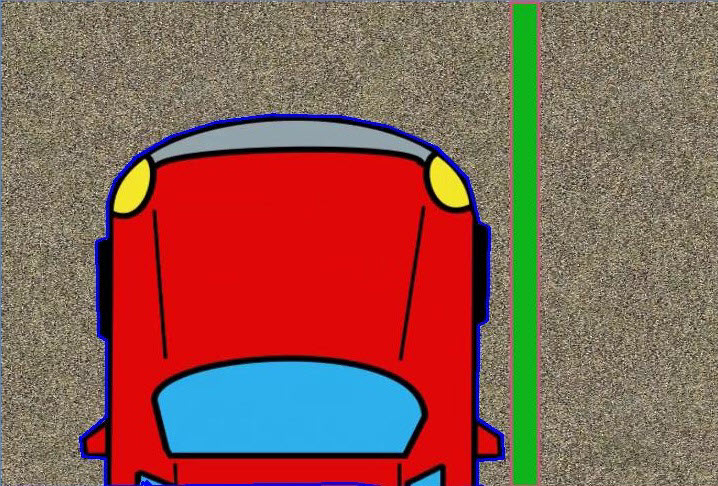
#> input picture source/intersection_test.jpg, 718 x 486 px
$ python intersection.py --image intersection_test.jpg   (older library calls are emulated)
#> lines starting #> are read from the running program, lines starting #| are printed output that depends on the picture; after the words box and inside, x2 and y2 are one past the last pixel; in counts of white or black regions, pixels touching at a corner belong together
import numpy as np
import argparse
import cv2

def nothing(x):
    pass

ap = argparse.ArgumentParser()
ap.add_argument("-i", "--image", type=str, required=True)
args = vars(ap.parse_args())

img = cv2.imread(args["image"], 0)
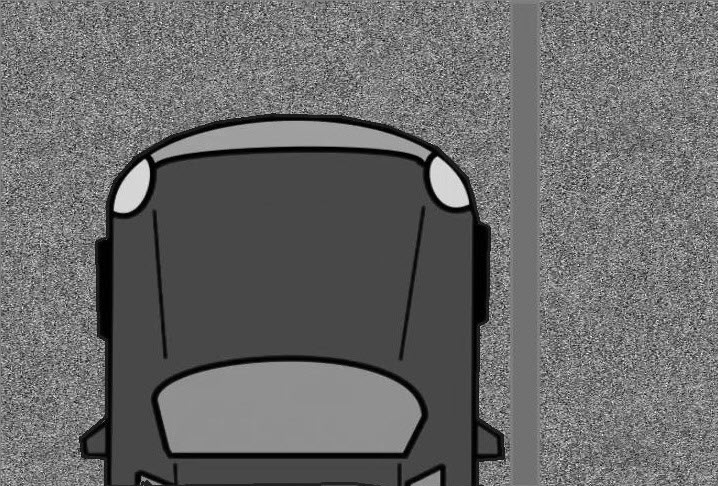
#> img: shape (486, 718); min 0, max 254, mean 105.7
cv2.namedWindow('Treshed')
cv2.createTrackbar('Treshold','Treshed',0,255,nothing)

while(1):
    clone = img.copy()
    r = cv2.getTrackbarPos('Treshold','Treshed')
    ret,gray_threshed = cv2.threshold(clone,r,255,cv2.THRESH_BINARY)
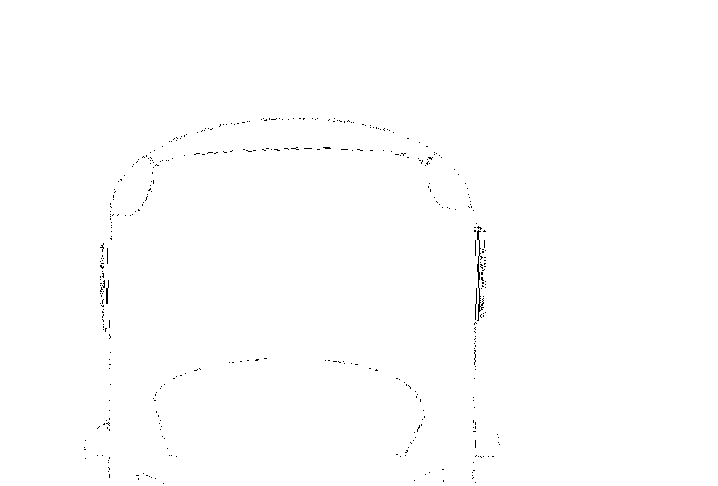
#> gray_threshed: shape (486, 718); 99.7% white; black in thin lines or dots, all inside (x1, y1, x2, y2) = (84, 118, 500, 484)
#> ret = 0
    bilateral_filtered_image = cv2.bilateralFilter(gray_threshed, 5, 175, 175)
    edge_detected_image = cv2.Canny(bilateral_filtered_image, 75, 200)
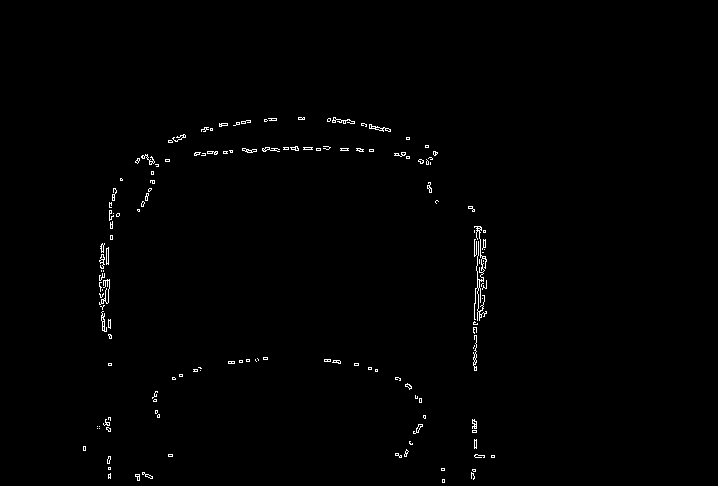
#> edge_detected_image: shape (486, 718); 0.73% white in thin lines or dots, all inside (x1, y1, x2, y2) = (83, 117, 495, 483)
    _,contours,_ = cv2.findContours(edge_detected_image, mode=cv2.RETR_LIST, method=cv2.CHAIN_APPROX_SIMPLE)
#> contours = 293 contours, 280 with area under 20; largest, box (x1, y1, x2, y2) and area: (474, 226, 487, 321) 70, (369, 124, 391, 132) 47, (101, 311, 107, 332) 34, (473, 335, 477, 371) 32, (242, 148, 257, 153) 32

    contour_list = []
    for contour in contours:
        contour_list.append(contour)
#> this loop made 293 passes
#> contour on passes 2, 8, 15: [[442, 479], [442, 482], [444, 482], [444, 479]], [[142, 473], [143, 472], [144, 473], [143, 474]], [[441, 468], [441, 470], [444, 470], [444, 468]]
#> after the loop, contour_list has the same summary as contours

    cv2.drawContours(clone, contour_list,  -1, (255,0,0), 2)
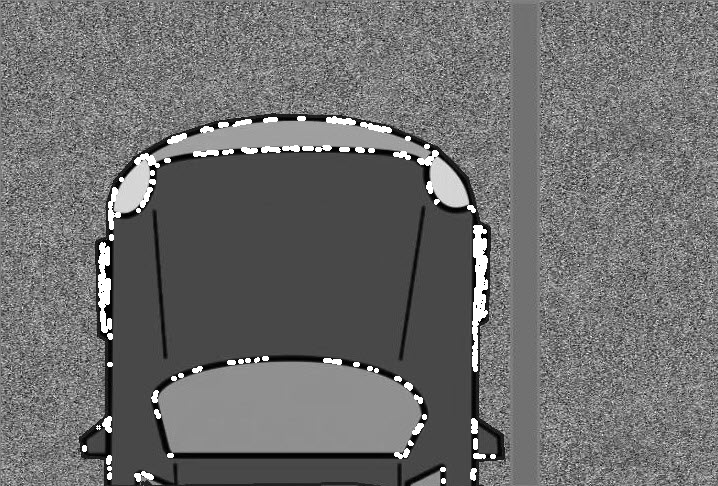
#> clone: shape (486, 718); 1.91% of pixels changed, all inside (x1, y1, x2, y2) = (82, 116, 496, 484)

    blank = np.zeros(img.shape[0:2])
    img1 = cv2.drawContours(blank.copy(), contours, 0, 1)
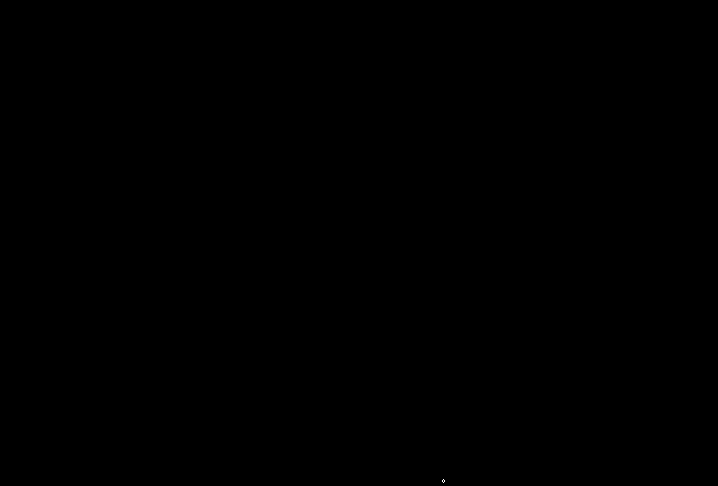
#> img1: shape (486, 718) float64; values 0 (black) and 1 (white), 0% white in thin lines or dots, all inside (x1, y1, x2, y2) = (442, 479, 445, 483)
    img2 = cv2.drawContours(blank.copy(), contours, 1, 1)

    intersection = np.logical_and(img1, img2)
    print(intersection)
#> (printed output is left out)
    cv2.imshow('Objects Intersection', clone)
    cv2.imshow("Treshed", gray_threshed)

    k = cv2.waitKey(1) & 0xFF
#> (key Esc is pressed here)
    if k == 27:
        break
cv2.destroyAllWindows()
